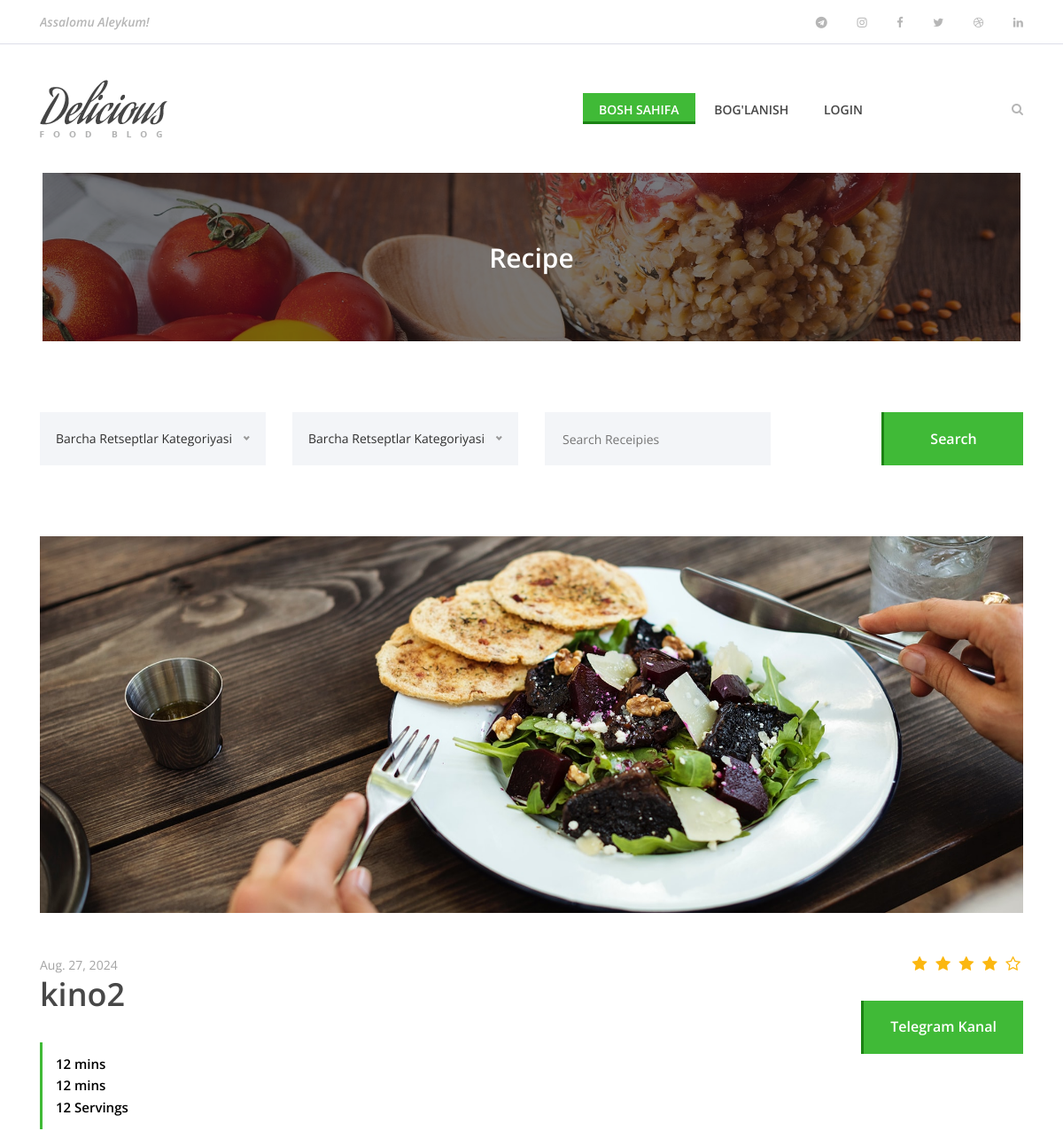
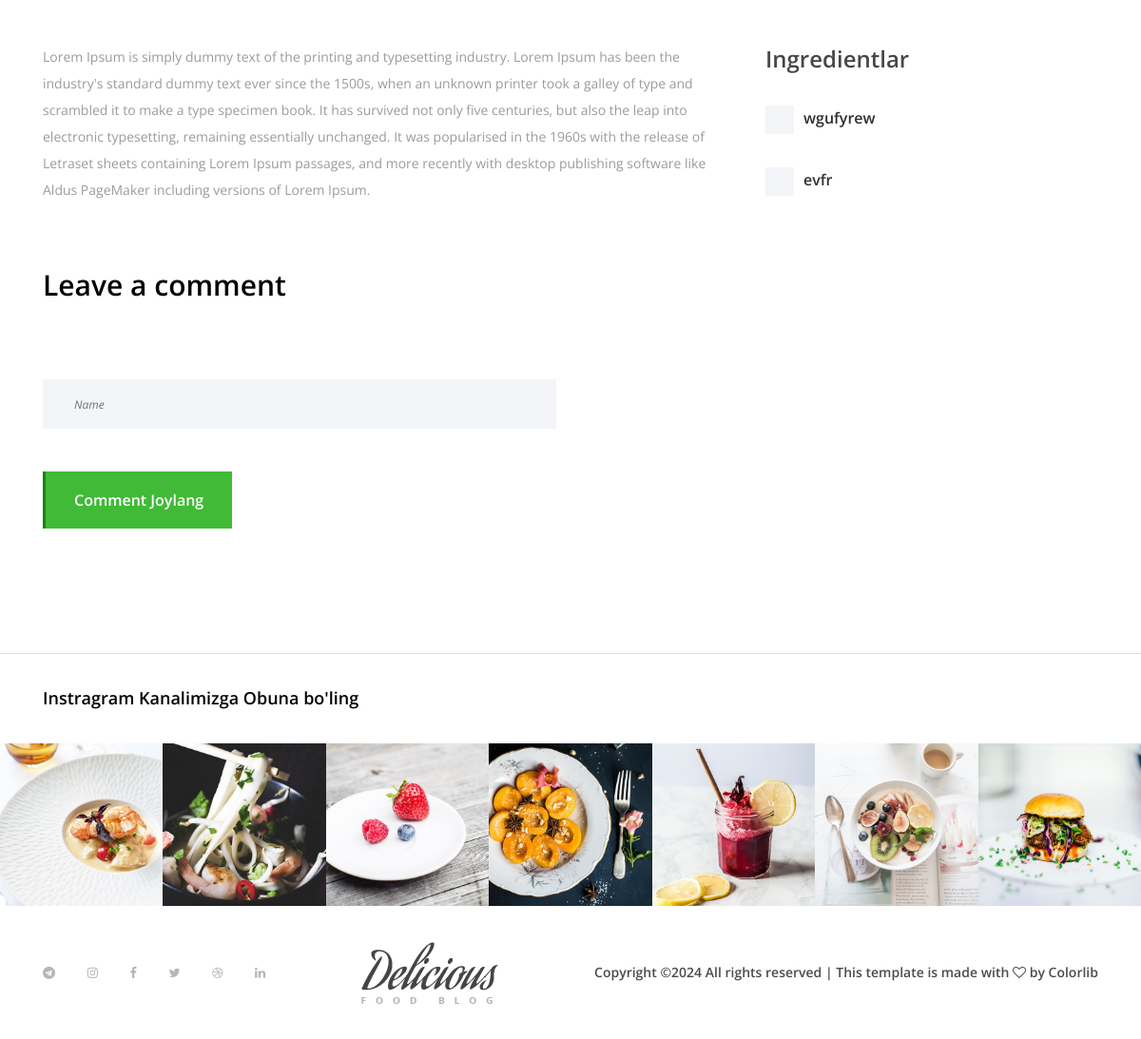
/recipe-detail/1, run on the app's committed database (2 pictures, top to bottom).
### home/models.py (models this page shows, shortened)
class Recipe(models.Model):
    name = models.CharField(max_length=255)
    star = models.IntegerField()
    image = models.ImageField(upload_to='recipe-images/')
    created_at = models.DateField(auto_now_add=True)
    prep = models.IntegerField()
    cook = models.IntegerField()
    yields = models.IntegerField()

class RecipeText(models.Model):
    recipe = models.ForeignKey(Recipe, on_delete=models.CASCADE, related_name='text')
    text = models.TextField()

class Ingredients(models.Model):
    name = models.CharField(max_length=255)
    recipe = models.ForeignKey(Recipe, on_delete=models.CASCADE, related_name='ingredients')

### home/views.py (the view, shortened to what this page needs)
# urls.py: path('recipe-detail/<int:recipe_id>', views.RecipeDetail.as_view(), name='recipe-detail'),
class RecipeDetail(View):
    def get(self, request, recipe_id):
        recipe = Recipe.objects.get(id=recipe_id)
        return render(request, 'receipe-post.html', context={'recipe': recipe})

### home/templates/receipe-post.html (shortened to what this page needs)
{% extends 'base.html'%}
{% block content %}
<div class="breadcumb-area bg-img bg-overlay" style="background-image: url(img/bg-img/breadcumb3.jpg);">
    <div class="container h-100">
        <div class="row h-100 align-items-center">
            <div class="col-12">
                <div class="breadcumb-text text-center">
                    <h2>Recipe</h2>
                </div>
            </div>
        </div>
    </div>
</div>
<div class="receipe-post-area section-padding-80">
    <div class="receipe-post-search mb-80">
        <div class="container">
            <form action="#" method="post">
                <div class="row">
                    <div class="col-12 col-lg-3">
                    </div>
                    <div class="col-12 col-lg-3">
                    </div>
                    <div class="col-12 col-lg-3">
                        <input type="search" name="search" placeholder="Search Receipies">
                    </div>
                    <div class="col-12 col-lg-3 text-right">
                        <button type="submit" class="btn delicious-btn">Search</button>
                    </div>
                </div>
            </form>
        </div>
    </div>
    <div class="container">
        <div class="row">
            <div class="col-12">
                <div class="receipe-slider owl-carousel">
                    <img src="img/bg-img/bg5.jpg" alt="">
                </div>
            </div>
        </div>
    </div>
    <div class="receipe-content-area">
        <div class="container">
            <div class="row">
                <div class="col-12 col-md-8">
                    <div class="receipe-headline my-5">
                        <span>{{recipe.created_at}}</span>
                        <h2>{{recipe.name}}</h2>
                        <div class="receipe-duration">
                            <h6>{{recipe.prep}} mins</h6>
                            <h6>{{recipe.cook}} mins</h6>
                            <h6>{{recipe.yields}} Servings</h6>
                        </div>
                    </div>
                </div>
                <div class="col-12 col-md-4">
                    <div class="receipe-ratings text-right my-5">
                        <div class="ratings">
                            <i class="fa fa-star" aria-hidden="true"></i>
                            <i class="fa fa-star" aria-hidden="true"></i>
                            <i class="fa fa-star" aria-hidden="true"></i>
                            <i class="fa fa-star" aria-hidden="true"></i>
                            <i class="fa fa-star-o" aria-hidden="true"></i>
                        </div>
                        <a href="https://t.me/kyberphp" class="btn delicious-btn">Telegram Kanal</a>
                    </div>
                </div>
            </div>
            <div class="row">
                <div class="col-12 col-lg-8">
                    <div class="single-preparation-step d-flex">
                        {% for i in recipe.text.all %}
                        <p> {{ i.text }} </p>
                    </div>
                        {% endfor %}
                </div>
                <div class="col-12 col-lg-4">
                    <div class="ingredients">
                        <h4>Ingredientlar</h4>
                        {% for i in recipe.ingredients.all %}
                        <div class="custom-control custom-checkbox">
                            <label class="custom-control-label" for="customCheck1">{{i.name}} </label>
                        </div>
                        {% endfor %}
                    </div>
                </div>
            </div>
            <div class="row">
                <div class="col-12">
                    <div class="section-heading text-left">
                        <h3>Leave a comment</h3>
                    </div>
                </div>
            </div>
            <div class="row">
                <div class="col-12">
                    <div class="contact-form-area">
                        <form action="{% url "recipe-detail" recipe_id=recipe.id %}" method="post">
                            <div class="row">
                                <div class="col-12 col-lg-6">
                                    <input name="message" type="text" class="form-control" id="name" placeholder="Name">
                                </div>
                                <div class="col-12">
                                    <button class="btn delicious-btn mt-30" type="submit">Comment joylang</button>
                                </div>
                            </div>
                        </form>
                    </div>
                </div>
                <div class="col-12 col-lg-4" style="margin-top: 50px;">
                </div>
            </div>
        </div>
    </div>
</div>
{% endblock content%}

### templates/base.html (shortened to what this page needs)
{% load static %}
<!DOCTYPE html>
<html lang="en">
<head>
    <link rel="stylesheet" href="{% static 'style.css' %}">
</head>
<body>
    <header class="header-area">
        <div class="top-header-area">
            <div class="container h-100">
                <div class="row h-100 align-items-center justify-content-between">
                    <div class="col-12 col-sm-6">
                        <div class="breaking-news">
                            <div id="breakingNewsTicker" class="ticker">
                                <ul>
                                    <li><a href="#">Assalomu Aleykum!</a></li>
                                </ul>
                            </div>
                        </div>
                    </div>
                    <div class="col-12 col-sm-6">
                        <div class="top-social-info text-right">
                            <a href="https:t.me/KyberPhP"><i class="fa fa-telegram" aria-hidden="true"></i></a>
                            <a href="https://instagram.com/shohijahondev"><i class="fa fa-instagram" aria-hidden="true"></i></a>
                            <a href="#"><i class="fa fa-facebook" aria-hidden="true"></i></a>
                            <a href="#"><i class="fa fa-twitter" aria-hidden="true"></i></a>
                            <a href="#"><i class="fa fa-dribbble" aria-hidden="true"></i></a>
                            <a href="#"><i class="fa fa-linkedin" aria-hidden="true"></i></a>
                        </div>
                    </div>
                </div>
            </div>
        </div>
        <div class="delicious-main-menu">
            <div class="classy-nav-container breakpoint-off">
                <div class="container">
                    <nav class="classy-navbar justify-content-between" id="deliciousNav">
                        <a class="nav-brand" href="index.html"><img src="/static/img/core-img/logo.png" alt=""></a>
                        <div class="classy-menu">
                            <div class="classynav" >
                                <ul>
                                    <li class="active"><a href="{% url "home" %}">Bosh Sahifa</a></li>
                                    <li><a href="contact">Bog'lanish</a></li>
                                    {% if request.user.is_authenticated %}
                                         <li><a href="#">{{request.user.username}}</a></li>
                                    {% else %}
                                        <li><a href="login">Login</a></li>
                                    {% endif %}
                                </ul>
                                <div class="search-btn">
                                    <i class="fa fa-search" aria-hidden="true"></i>
                                </div>
                            </div>
                        </div>
                    </nav>
                </div>
            </div>
        </div>
    </header>
    {% block content %}
    {% endblock content %}
    <div class="follow-us-instagram">
        <div class="container">
            <div class="row">
                <div class="col-12">
                    <h5>Instragram Kanalimizga Obuna bo'ling</h5>
                </div>
            </div>
        </div>
        <div class="insta-feeds d-flex flex-wrap">
            <div class="single-insta-feeds">
                <img src="/static/img/bg-img/insta1.jpg" alt="">
            </div>
            <div class="single-insta-feeds">
                <img src="/static/img/bg-img/insta2.jpg" alt="">
            </div>
            <div class="single-insta-feeds">
                <img src="/static/img/bg-img/insta3.jpg" alt="">
            </div>
            <div class="single-insta-feeds">
                <img src="/static/img/bg-img/insta4.jpg" alt="">
            </div>
            <div class="single-insta-feeds">
                <img src="/static/img/bg-img/insta5.jpg" alt="">
            </div>
            <div class="single-insta-feeds">
                <img src="/static/img/bg-img/insta6.jpg" alt="">
            </div>
            <div class="single-insta-feeds">
                <img src="/static/img/bg-img/insta7.jpg" alt="">
            </div>
        </div>
    </div>
    <footer class="footer-area">
        <div class="container h-100">
            <div class="row h-100">
                <div class="col-12 h-100 d-flex flex-wrap align-items-center justify-content-between">
                    <div class="footer-social-info text-right">
                        <a href="https:t.me/KyberPhP"><i class="fa fa-telegram" aria-hidden="true"></i></a>
                        <a href="https://instagram.com/shohijahondev"><i class="fa fa-instagram" aria-hidden="true"></i></a>
                        <a href="#"><i class="fa fa-facebook" aria-hidden="true"></i></a>
                        <a href="#"><i class="fa fa-twitter" aria-hidden="true"></i></a>
                        <a href="#"><i class="fa fa-dribbble" aria-hidden="true"></i></a>
                        <a href="#"><i class="fa fa-linkedin" aria-hidden="true"></i></a>
                    </div>
                    <div class="footer-logo">
                        <a href="home"><img src="/static/img/core-img/logo.png" alt=""></a>
                    </div>
                    <p>
Copyright &copy;<script>document.write(new Date().getFullYear());</script> All rights reserved | This template is made with <i class="fa fa-heart-o" aria-hidden="true"></i> by <a href="https://colorlib.com" target="_blank">Colorlib</a>
</p>
                </div>
            </div>
        </div>
    </footer>
</body>
</html>

### data on the page
Recipe: created_at "Aug. 27, 2024", name "kino2", prep "12", cook "12", yields "12"
RecipeText: text "Lorem Ipsum is simply dummy text of the printing and typesetting industry. Lorem Ipsum has been the industry's standard dummy text ever since the 1500s, when an unknown printer took a galley of type and scrambled it to make a type specimen book. It has survived not only five centuries, but also the leap into electronic typesetting, remaining essentially unchanged. It was popularised in the 1960s with the release of Letraset sheets containing Lorem Ipsum passages, and more recently with desktop publishing software like Aldus PageMaker including versions of Lorem Ipsum."
Ingredients: name "wgufyrew"
Ingredients: name "evfr"
